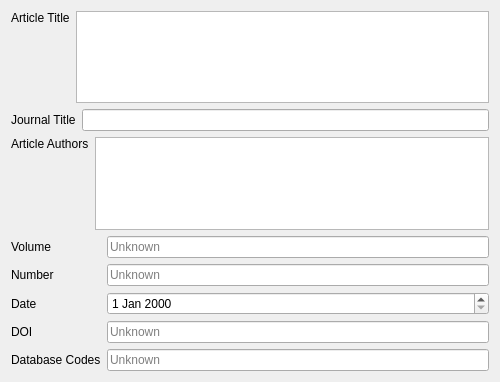
<?xml version="1.0" encoding="UTF-8"?>
<ui version="4.0">
 <class>InfoCitationMainWidget</class>
 <widget class="QWidget" name="InfoCitationMainWidget">
  <property name="geometry">
   <rect>
    <x>0</x>
    <y>0</y>
    <width>500</width>
    <height>382</height>
   </rect>
  </property>
  <property name="windowTitle">
   <string>Form</string>
  </property>
  <layout class="QVBoxLayout" name="verticalLayout">
   <item>
    <layout class="QHBoxLayout" name="horizontalLayout_7">
     <item>
      <widget class="QLabel" name="label_7">
       <property name="text">
        <string>Article Title</string>
       </property>
       <property name="alignment">
        <set>Qt::AlignLeading|Qt::AlignLeft|Qt::AlignTop</set>
       </property>
      </widget>
     </item>
     <item>
      <widget class="QTextEdit" name="articleTitleTextEdit"/>
     </item>
    </layout>
   </item>
   <item>
    <layout class="QHBoxLayout" name="horizontalLayout">
     <item>
      <layout class="QHBoxLayout" name="horizontalLayout_4">
       <item>
        <widget class="QLabel" name="label">
         <property name="text">
          <string>Journal Title</string>
         </property>
        </widget>
       </item>
       <item>
        <widget class="QLineEdit" name="journalTitleLineEdit"/>
       </item>
      </layout>
     </item>
    </layout>
   </item>
   <item>
    <layout class="QHBoxLayout" name="horizontalLayout_5">
     <item>
      <layout class="QHBoxLayout" name="horizontalLayout_8">
       <item>
        <widget class="QLabel" name="label_8">
         <property name="text">
          <string>Article Authors</string>
         </property>
         <property name="alignment">
          <set>Qt::AlignLeading|Qt::AlignLeft|Qt::AlignTop</set>
         </property>
        </widget>
       </item>
       <item>
        <widget class="QTextEdit" name="articleAuthorsTextEdit"/>
       </item>
      </layout>
     </item>
    </layout>
   </item>
   <item>
    <layout class="QHBoxLayout" name="horizontalLayout_6">
     <item>
      <layout class="QGridLayout" name="gridLayout">
       <item row="3" column="1">
        <widget class="QLineEdit" name="publicationDOILineEdit">
         <property name="placeholderText">
          <string>Unknown</string>
         </property>
        </widget>
       </item>
       <item row="4" column="1">
        <widget class="QLineEdit" name="publicationDatabaseCodeLineEdit">
         <property name="placeholderText">
          <string>Unknown</string>
         </property>
        </widget>
       </item>
       <item row="2" column="1">
        <widget class="QDateEdit" name="publicationDateEdit"/>
       </item>
       <item row="0" column="0">
        <widget class="QLabel" name="label_2">
         <property name="text">
          <string>Volume</string>
         </property>
        </widget>
       </item>
       <item row="4" column="0">
        <widget class="QLabel" name="label_6">
         <property name="text">
          <string>Database Codes</string>
         </property>
        </widget>
       </item>
       <item row="3" column="0">
        <widget class="QLabel" name="label_5">
         <property name="text">
          <string>DOI</string>
         </property>
        </widget>
       </item>
       <item row="2" column="0">
        <widget class="QLabel" name="label_4">
         <property name="text">
          <string>Date</string>
         </property>
        </widget>
       </item>
       <item row="1" column="0">
        <widget class="QLabel" name="label_3">
         <property name="text">
          <string>Number</string>
         </property>
        </widget>
       </item>
       <item row="1" column="1">
        <widget class="QLineEdit" name="journalNumberLineEdit">
         <property name="placeholderText">
          <string>Unknown</string>
         </property>
        </widget>
       </item>
       <item row="0" column="1">
        <widget class="QLineEdit" name="journalVolumeLineEdit">
         <property name="placeholderText">
          <string>Unknown</string>
         </property>
        </widget>
       </item>
      </layout>
     </item>
    </layout>
   </item>
  </layout>
 </widget>
 <resources/>
 <connections/>
</ui>
